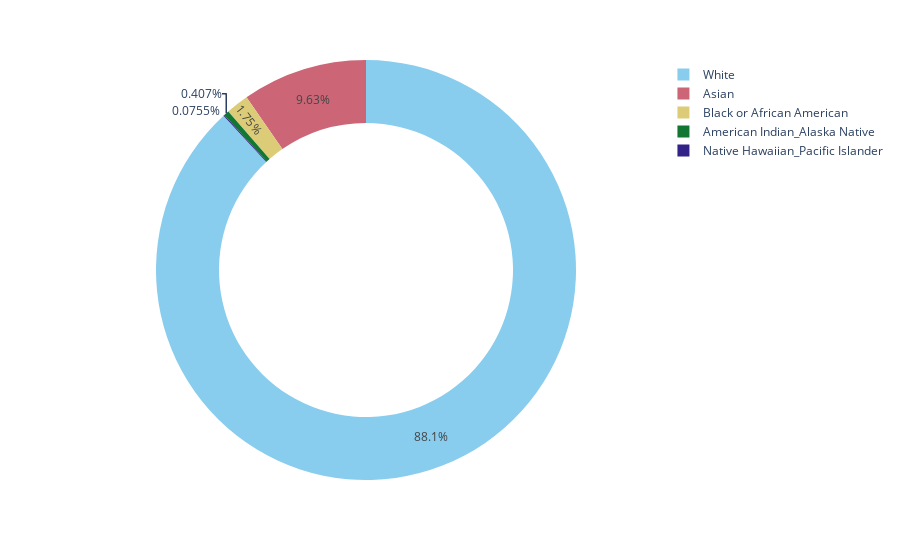

The notebook cell saved with this chart:
### Code cell
fig = px.pie(df_18_BIPOC, values = 'NumFirms', names = 'Race',color_discrete_sequence= px.colors.qualitative.Safe ,hole = .7)
fig.show()

### Figure 1 — Plotly figure (JSON) as saved in the notebook; plotly's stock layout.template omitted (floating-point values rounded to 4 significant figures; data arrays with more than 128 entries replaced by an {"elided": "..."} marker saying what was removed)
{"data": [{"domain": {"x": [0, 1], "y": [0, 1]}, "hole": 0.7, "hovertemplate": "Race=%{label}<br>NumFirms=%{value}<extra></extra>", "labels": {"elided": "894 str values"}, "legendgroup": "", "name": "", "showlegend": true, "type": "pie", "values": {"elided": "894 int values"}}], "layout": {"legend": {"tracegroupgap": 0}, "margin": {"t": 60}, "piecolorway": ["rgb(136, 204, 238)", "rgb(204, 102, 119)", "rgb(221, 204, 119)", "rgb(17, 119, 51)", "rgb(51, 34, 136)", "rgb(170, 68, 153)", "rgb(68, 170, 153)", "rgb(153, 153, 51)", "rgb(136, 34, 85)", "rgb(102, 17, 0)", "rgb(136, 136, 136)"]}}
